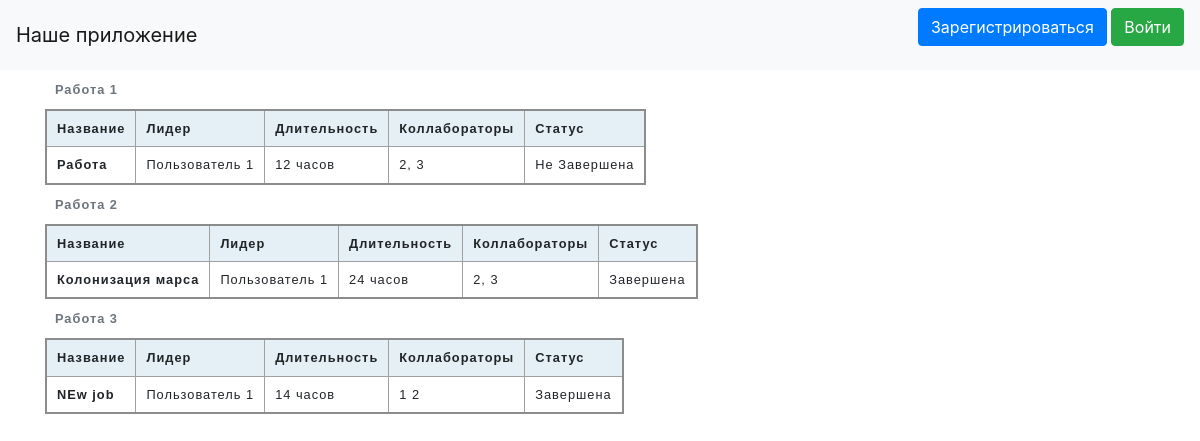
The page / on the database its author committed.
### data/jobs.py (models this page shows, shortened)
class Jobs(SqlAlchemyBase):
    __tablename__ = 'jobs'
    id = sqlalchemy.Column(sqlalchemy.Integer,
                           primary_key=True, autoincrement=True)
    job = sqlalchemy.Column(sqlalchemy.String, nullable=True)
    work_size = sqlalchemy.Column(sqlalchemy.Integer, nullable=True)
    collaborators = sqlalchemy.Column(sqlalchemy.String, nullable=True)
    is_finished = sqlalchemy.Column(sqlalchemy.Boolean, default=True)
    start_date = sqlalchemy.Column(sqlalchemy.DateTime,
                                      default=datetime.datetime.now)
    end_date = sqlalchemy.Column(sqlalchemy.String, nullable=True)
    team_leader = sqlalchemy.Column(sqlalchemy.Integer,
                                    sqlalchemy.ForeignKey("users.id"))
    user = orm.relationship('User')

### data/users.py (models this page shows, shortened)
class User(SqlAlchemyBase, UserMixin):
    __tablename__ = 'users'
    id = sqlalchemy.Column(sqlalchemy.Integer,
                           primary_key=True, autoincrement=True)
    surname = sqlalchemy.Column(sqlalchemy.String, nullable=True)
    name = sqlalchemy.Column(sqlalchemy.String, nullable=True)
    age = sqlalchemy.Column(sqlalchemy.Integer, nullable=True)
    position = sqlalchemy.Column(sqlalchemy.String, nullable=True)
    speciality = sqlalchemy.Column(sqlalchemy.String, nullable=True)
    address = sqlalchemy.Column(sqlalchemy.String, nullable=True)
    email = sqlalchemy.Column(sqlalchemy.String,
                              index=True, unique=True, nullable=True)
    hashed_password = sqlalchemy.Column(sqlalchemy.String, nullable=True)
    modified_date = sqlalchemy.Column(sqlalchemy.DateTime,
                                      default=datetime.datetime.now)

### main.py (the view)
@app.route('/')
def main_page():
    db_session.global_init('jobs.db')
    db_sess = db_session.create_session()
    jobs = db_sess.query(Jobs).all()
    users = db_sess.query(User).all()
    return render_template('list_of_jobs.html', title='Список работ', jobs = jobs, users = users)

### data/db_session.py (called while the page is built, shortened)
def global_init(db_file):
    global __factory
    if __factory:
        return

def create_session() -> Session:
    global __factory
    return __factory()

### templates/list_of_jobs.html (shortened to what this page needs)
{% extends "base.html" %}
{% block content %}
<form action="" method="post">
    {% if jobs %}
    {% for job in jobs%}
    <table>
        <caption>
            Работа {{job.id}}
          </caption>
        <thead>
            <tr>
                <th scope="col">Название</th>
                <th scope="col">Лидер</th>
                <th scope="col">Длительность</th>
                <th scope="col">Коллабораторы</th>
                <th scope="col">Статус</th>
            </tr>
        </thead>
        <tbody>
            <tr>
                <th scope="row">
                    {{job.job}}
                </th>
                <td>
                    {{users[job.team_leader - 1].name}}
                </td>
                <td>
                    {{job.work_size}} часов
                </td>
                <td>
                    {{job.collaborators}}
                </td>
                <td>
                    {%if job.is_finished%}
                    Завершена
                    {%else%}
                    Не Завершена
                    {%endif%}
                </td>
            </tr>
        </tbody>
    </table>
    {% endfor %}
    {% else %}
    <h1>Работ ещё нет</h1>
    {% endif %}
</form>
{% endblock %}

### templates/base.html (shortened to what this page needs)
<!doctype html>
<html lang="en">
<head>
    <link rel="stylesheet"
        href="https://stackpath.bootstrapcdn.com/bootstrap/4.4.1/css/bootstrap.min.css"
>
</head>
<body>
<header>
    <nav class="navbar navbar-light bg-light">
        <a class="navbar-brand" href="/">Наше приложение</a>
        {% if current_user.is_authenticated %}
        <a class="navbar-brand" href="/logout">{{ current_user.name }}</a>
        <a href="jobs" class="btn btn-secondary">Добавить работу</a>
        {% else %}
        <p>
            <a class="btn btn-primary " href="/register">Зарегистрироваться</a>
            <a class="btn btn-success" href="/login">Войти</a>
        </p>
        {% endif %}
    </nav>
</header>
<main role="main" class="container">
    {% block content %}{% endblock %}
</main>
</body>
</html>

### templates/list_of_jobs.html (style rules this page uses)
table { border-collapse: collapse; border: 2px solid rgb(140 140 140); font-family: sans-serif; font-size: 0.8rem; letter-spacing: 1px; }
caption { caption-side: top; padding: 10px; font-weight: bold; }
thead, tfoot { background-color: rgb(228 240 245); }
th, td { border: 1px solid rgb(160 160 160); padding: 8px 10px; }
td:last-of-type { text-align: center; }

### rows shown on the page
Jobs: id "1", job "Работа", team_leader.name "Пользователь 1", work_size "12", collaborators "2, 3", is_finished "Не Завершена"
Jobs: id "2", job "Колонизация марса", team_leader.name "Пользователь 1", work_size "24", collaborators "2, 3", is_finished "Завершена"
Jobs: id "3", job "NEw job", team_leader.name "Пользователь 1", work_size "14", collaborators "1 2", is_finished "Завершена"
